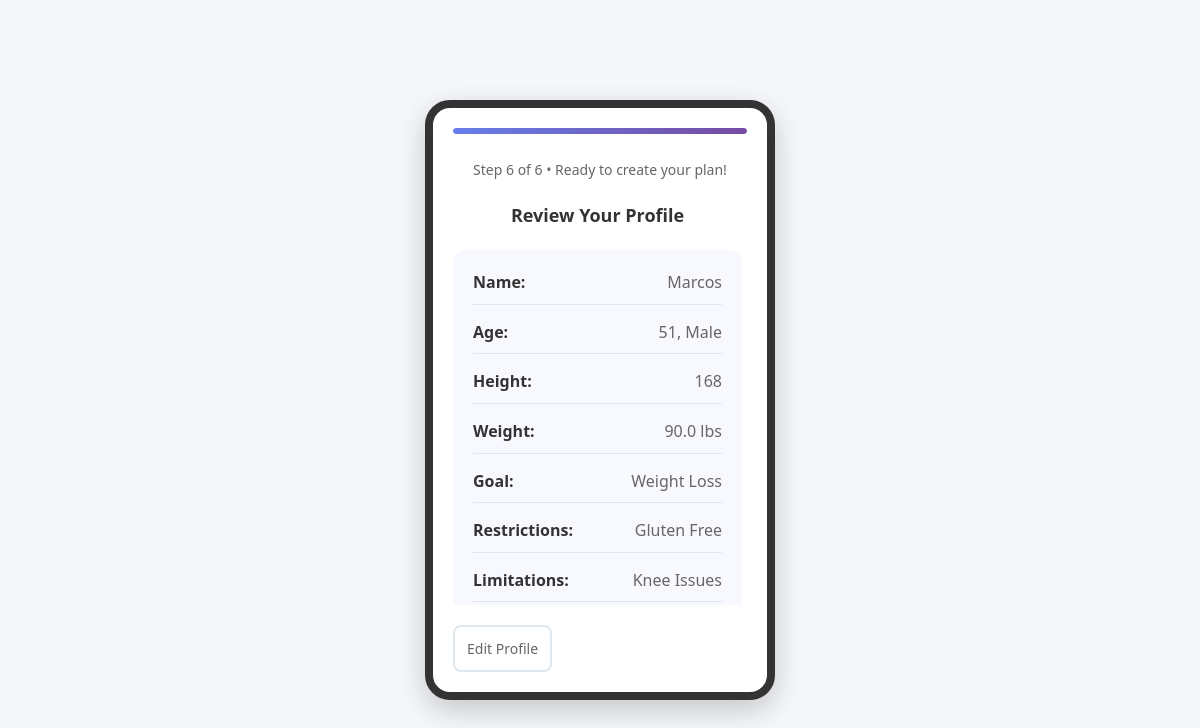
Page /profile-summary (signed in) on the committed database.
### tables this page shows
CREATE TABLE users (
            id INTEGER PRIMARY KEY AUTOINCREMENT,
            name TEXT NOT NULL,
            email TEXT UNIQUE NOT NULL,
            password TEXT NOT NULL,
            age INTEGER,
            gender TEXT,
            weight REAL,
            height TEXT,
            fitness_goals TEXT,
            dietary_restrictions TEXT,
            physical_limitations TEXT,
            available_equipment TEXT,
            created_at TIMESTAMP DEFAULT CURRENT_TIMESTAMP
        );

### app.py (the view)
@app.route('/profile-summary')
def profile_summary():
    if 'user_id' not in session:
        return redirect(url_for('index'))
    conn = get_db_connection()
    user = conn.execute('SELECT * FROM users WHERE id = ?',
                       (session['user_id'],)).fetchone()
    conn.close()
    return render_template('profile_summary.html', user=user)

### app.py (called while the page is built)
@app.template_filter('fromjson')
def fromjson_filter(value):
    if value is None:
        return []
    if isinstance(value, str):
        try:
            return json.loads(value)
        except (json.JSONDecodeError, TypeError):
            return []
    return value

def get_db_connection():
    conn = sqlite3.connect('fitplan.db')
    conn.row_factory = sqlite3.Row
    return conn

### templates/profile_summary.html (shortened to what this page needs)
{% extends "base.html" %}
{% block content %}
<div class="phone-frame">
    <div class="progress-bar">
        <div class="progress-fill" style="width: 100%"></div>
    </div>
    <div class="step-indicator">Step 6 of 6 • Ready to create your plan!</div>
    <div class="scrollable-content">
        <h3 style="font-size: 18px; margin-bottom: 20px; text-align: center;">Review Your Profile</h3>
        <div class="profile-summary">
            <div class="profile-item">
                <span class="profile-label">Name:</span>
                <span class="profile-value">{{ user.name }}</span>
            </div>
            <div class="profile-item">
                <span class="profile-label">Age:</span>
                <span class="profile-value">{{ user.age }}, {{ user.gender|title }}</span>
            </div>
            <div class="profile-item">
                <span class="profile-label">Height:</span>
                <span class="profile-value">{{ user.height }}</span>
            </div>
            <div class="profile-item">
                <span class="profile-label">Weight:</span>
                <span class="profile-value">{{ user.weight }} lbs</span>
            </div>
            <div class="profile-item">
                <span class="profile-label">Goal:</span>
                <span class="profile-value">{{ user.fitness_goals|replace('-', ' ')|title }}</span>
            </div>
            <div class="profile-item">
                <span class="profile-label">Restrictions:</span>
                <span class="profile-value">
                    {% if user.dietary_restrictions %}
                        {% set restrictions = user.dietary_restrictions | fromjson %}
                        {% if 'none' in restrictions %}
                            None
                        {% else %}
                            {{ restrictions | join(', ') | replace('-', ' ') | title }}
                        {% endif %}
                    {% else %}
                        Not specified
                    {% endif %}
                </span>
            </div>
            <div class="profile-item">
                <span class="profile-label">Limitations:</span>
                <span class="profile-value">
                    {% if user.physical_limitations %}
                        {% set limitations = user.physical_limitations | fromjson %}
                        {% if 'none' in limitations %}
                            None
                        {% else %}
                            {{ limitations | join(', ') | replace('-', ' ') | title }}
                        {% endif %}
                    {% else %}
                        Not specified
                    {% endif %}
                </span>
            </div>
        </div>
    </div>
    <div class="navigation">
        <a href="{{ url_for('equipment_access') }}">
            <button type="button" class="btn-back">Edit Profile</button>
        </a>
    </div>
</div>
{% endblock %}

### templates/base.html (shortened to what this page needs)
<!DOCTYPE html>
<html lang="en">
<head>
    <link rel="stylesheet" href="{{ url_for('static', filename='css/main.css') }}">
    <link rel="stylesheet" href="{{ url_for('static', filename='css/forms.css') }}">
</head>
<body>
    <div class="app-container">
        <main class="main-content">
            {% block content %}{% endblock %}
        </main>
    </div>
</body>
</html>

### static/css/main.css (style rules this page uses)
* { margin: 0; padding: 0; box-sizing: border-box; font-family: 'Segoe UI', Tahoma, Geneva, Verdana, sans-serif; }
body { background-color: #f5f7fa; color: #333; line-height: 1.6; }
.app-container { min-height: 100vh; display: flex; justify-content: center; align-items: center; padding: 20px; }
.phone-frame { width: 350px; max-width: 100vw; height: 600px; background: white; border: 8px solid #333; border-radius: 25px; padding: 20px; box-shadow: 0 10px 30px rgba(0,0,0,0.2); position: relative; display: flex; flex-direction: column; overflow: hidden; }
.scrollable-content { flex: 1; overflow-y: auto; padding-right: 5px; }
.progress-bar { width: 100%; height: 6px; background: #e1e8ed; border-radius: 3px; margin-bottom: 25px; overflow: hidden; }
.progress-fill { height: 100%; background: linear-gradient(90deg, #667eea 0%, #764ba2 100%); border-radius: 3px; transition: width 0.3s ease; }
.step-indicator { text-align: center; margin-bottom: 20px; font-size: 14px; color: #666; }
.navigation { margin-top: auto; display: flex; gap: 10px; padding-top: 20px; }
.btn-back { flex: 1; padding: 12px; background: transparent; color: #666; border: 2px solid #e1e8ed; border-radius: 8px; font-size: 14px; cursor: pointer; transition: all 0.3s ease; }

### static/css/forms.css (style rules this page uses)
.profile-summary { background: #f8f9ff; border-radius: 12px; padding: 20px; margin-bottom: 20px; }
.profile-item { display: flex; justify-content: space-between; margin-bottom: 15px; padding-bottom: 8px; border-bottom: 1px solid #e1e8ed; }
.profile-label { font-weight: 600; color: #333; }
.profile-value { color: #666; text-align: right; }

### rows in the picture
users: name "Marcos", age "51", gender "Male", height "168", weight "90.0", fitness_goals "Weight Loss"

### other values in the picture
{{ restrictions | join(', ') | replace('-', ' ') | title }} "Gluten Free"
{{ limitations | join(', ') | replace('-', ' ') | title }} "Knee Issues"
